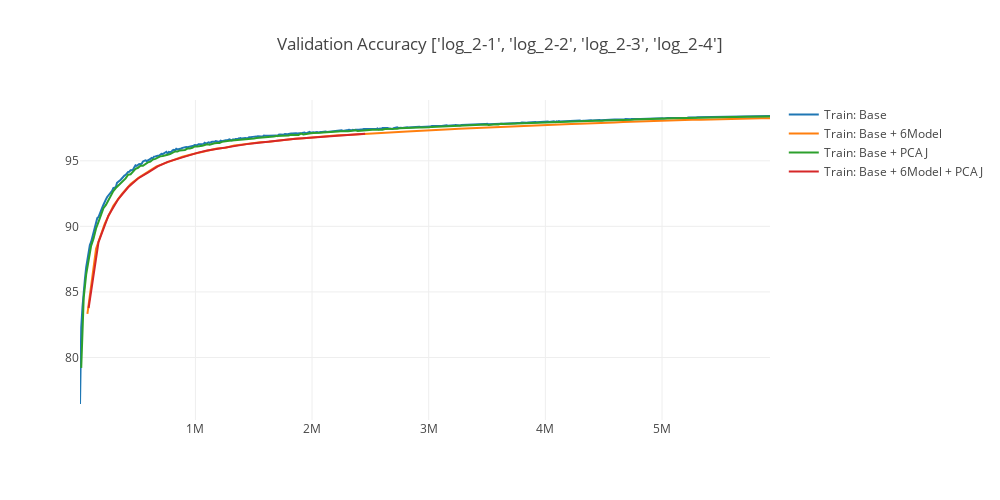

Here is the notebook cell this chart was saved with:
### Code cell
title = "Validation Accuracy " + str(names)
fig_name = output_folder + experiment + "-sample_acc.html"

trace1 = go.Scatter(
    x = all_epoch[0],
    y = all_acc[0], 
    mode = 'lines',
    name = 'Train: Base'
)

trace2 = go.Scatter(
    x = all_epoch[1],
    y = all_acc[1], 
    mode = 'lines',
    name = 'Train: Base + 6Model'
)

trace3 = go.Scatter(
    x = all_epoch[2],
    y = all_acc[2], 
    mode = 'lines',
    name = 'Train: Base + PCAJ'
)

trace4 = go.Scatter(
    x = all_epoch[3],
    y = all_acc[3], 
    mode = 'lines',
    name = 'Train: Base + 6Model + PCAJ'
)

layout = go.Layout(
    width=1000,
    height=500,
    title= title
)
data = [trace1, trace2, trace3, trace4]
fig1 = go.Figure(data=data, layout=layout)
plotly.offline.iplot(fig1)
